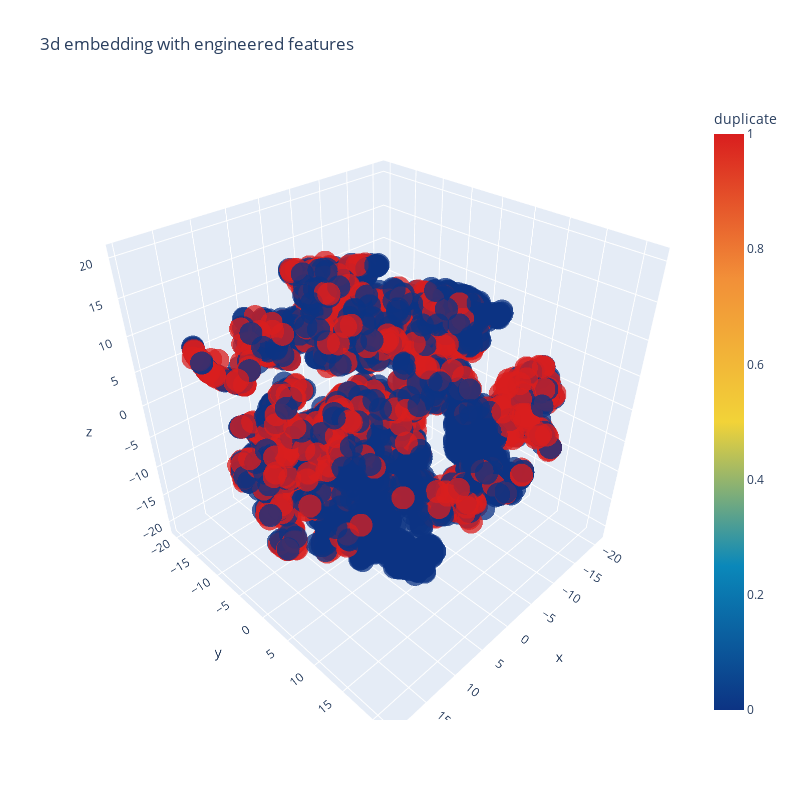

The notebook cell this image was saved under:
### Code cell
trace1 = go.Scatter3d(
    x=tsne3d[:,0],
    y=tsne3d[:,1],
    z=tsne3d[:,2],
    mode='markers',
    marker=dict(
        sizemode='diameter',
        color = y,
        colorscale = 'Portland',
        colorbar = dict(title='duplicate'),
        line=dict(color='rgb(255,255,255)'),
        opacity=0.75
    )
)

data=[trace1]
layout=dict(height=800,width=800, title='3d embedding with engineered features')
fig = dict(data=data, layout=layout)
py.iplot(fig, filename='3DBubble')

### Figure 1 — Plotly figure (JSON) as saved in the notebook; plotly's stock layout.template omitted (floating-point values rounded to 4 significant figures; data arrays with more than 128 entries replaced by an {"elided": "..."} marker saying what was removed)
{"data": [{"marker": {"color": {"elided": "5000 int values"}, "colorbar": {"title": {"text": "duplicate"}}, "colorscale": [[0, "rgb(12,51,131)"], [0.25, "rgb(10,136,186)"], [0.5, "rgb(242,211,56)"], [0.75, "rgb(242,143,56)"], [1, "rgb(217,30,30)"]], "line": {"color": "rgb(255,255,255)"}, "opacity": 0.75, "sizemode": "diameter"}, "mode": "markers", "type": "scatter3d", "x": {"elided": "5000 float values"}, "y": {"elided": "5000 float values"}, "z": {"elided": "5000 float values"}}], "layout": {"height": 800, "title": {"text": "3d embedding with engineered features"}, "width": 800}}
